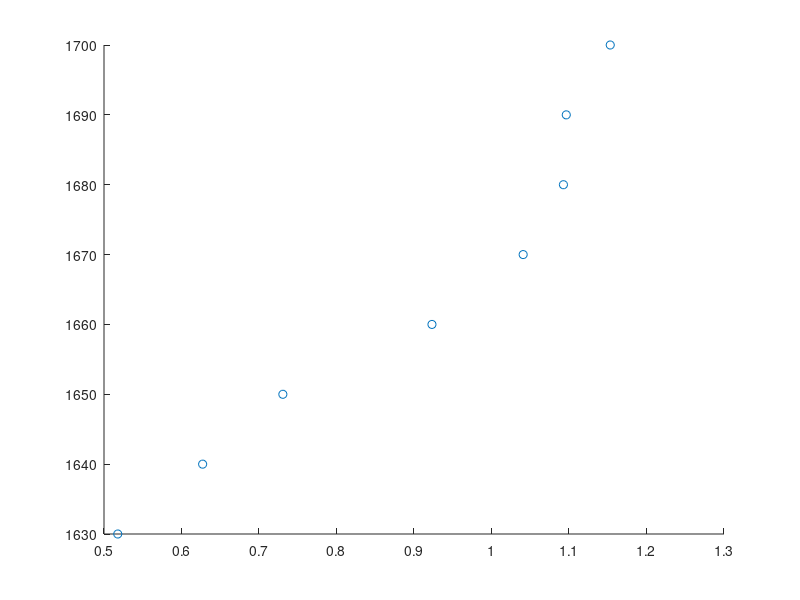

Reproduce this figure in MATLAB. (Note: this script raises an error after producing the figure.)
% Speed Program
%% Velocity Function
Velocity = @(init,final,interval) sqrt((final(1)-init(1))^2 + (final(2)-init(2))^2)/interval;

%% Velocity at 1630 ppm
% Coordinates [X; Y] (in Meters)
init = [-1.914; -0.7626];
final = [0.0243; -0.5633];
% Time = Final - Initial (in Seconds)
timeStep = 3.7651 - 0.0017;

Velocity_PPM1630 = Velocity(init,final, timeStep);

%% Velocity at 1640 ppm
% Coordinates [X; Y] (in Meters)
init = [-2.0353; -0.5727];
final = [0.3203; -0.4209];
% Time = Final - Initial (in Seconds)
time = 3.7649 - 0.0018;

Velocity_PPM1640 = Velocity(init,final, time);

%% Velocity at 1650 ppm
% Coordinates [X; Y] (in Meters)
init = [-2.4810; -0.5278];
final = [0.2479; -0.1939];
% Time = Final - Initial (in Seconds)
time = 3.7642 - 0.0021;

Velocity_PPM1650 = Velocity(init,final, time);

%% Velocity at 1660 ppm
% Coordinates [X; Y] (in Meters)
init = [-2.987; -0.2448];
final = [0.4706; -0.5818];
% Time = Final - Initial (in Seconds)
time = 3.7674 - 0.0043;

Velocity_PPM1660 = Velocity(init,final, time);

%% Velocity at 1670 ppm
% Coordinates [X; Y] (in Meters)
init = [-2.8393; -0.7018];
final = [1.0589; -0.3342];
% Time = Final - Initial (in Seconds)
time = 3.7650 - 0.0032;

Velocity_PPM1670 = Velocity(init,final, time);

%% Velocity at 1680 ppm
% Coordinates [X; Y] (in Meters)
init = [-3.0658; -0.4505];
final = [1.0321; -0.0414];
% Time = Final - Initial (in Seconds)
time = 3.7702 - 0.0017;

Velocity_PPM1680 = Velocity(init,final, time);

%% Velocity at 1690 ppm
% Coordinates [X; Y] (in Meters)
init = [-2.9607; -0.4993];
final = [1.16; -0.3362];
% Time = Final - Initial (in Seconds)
time = 3.7634 - 0.0023;

Velocity_PPM1690 = Velocity(init,final, time);

%% Velocity at 1700 ppm
% Coordinates [X; Y] (in Meters)
init = [-3.1641; -0.3678];
final = [1.1715; -0.4192];
% Time = Final - Initial (in Seconds)
time = 3.7643 - 0.0044;

Velocity_PPM1700 = Velocity(init,final, time);


Velocities = [Velocity_PPM1630 Velocity_PPM1640 Velocity_PPM1650 Velocity_PPM1660...
 Velocity_PPM1670 Velocity_PPM1680 Velocity_PPM1690 Velocity_PPM1700];

PPM = 1630:10:1700;

Linza = scatter(Velocities, PPM);
h = lsline;
grid on

m = (h.YData(2)-h.YData(1))/(h.XData(2) - h.XData(1))
b = h.YData(1)-m*h.XData(1)

y = round(m*(0.75)+b)
